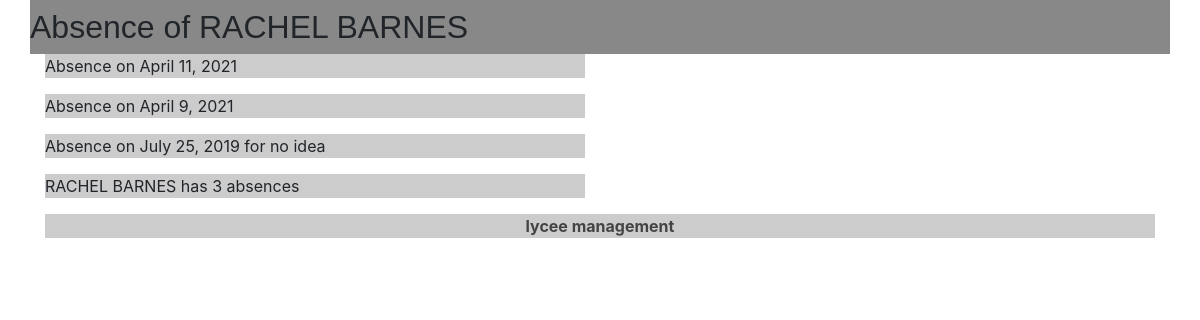
/lycee/callListStudent/482, run on the app's committed database.
### lycee/models.py (models this page shows, shortened)
class Student(models.Model):
  first_name = models.CharField(
    max_length=50,
    blank=False,
    null=False
  )
  birth_date = models.DateField(
    verbose_name='date of birth',
    blank=False,
    null=False
  )
  last_name = models.CharField(
    verbose_name="lastname",
    help_text="last name of the student",
    blank=False, # pas de champ vide
    null=False, # pas de champ null (a conjuguer avec default
    default="???",
    max_length=255, # taille maximale du champ
  )
  phone = models.CharField(
    verbose_name="phonenumber",
    help_text="phone number of the student",
    blank=False, # pas de champ vide
    null=False, # pas de champ null (a conjuguer avec default
    default="0999999999",
    max_length=10, # taille maximale du champ
  )
  email = models.EmailField(
    verbose_name="email",
    help_text="phone number of the student",
    blank=False, # pas de champ vide
    null=False, # pas de champ null (a conjuguer avec default
    default="x@y.z",
    max_length=255, # taille maximale du champ
  )
  comments = models.CharField(
    verbose_name="comments",
    help_text="some comments about the student",
    blank=True,
    null=False, # pas de champ null (a conjuguer avec default
    default="",
    max_length=255, # taille maximale du champ
  )
  cursus = models.ForeignKey(
    Cursus,
    on_delete=models.CASCADE, # necessaire selon la version de Django
    null=True
  )

class Absence(models.Model):
  reason = models.CharField(
    max_length = 50,
    blank = False,
    null = True
  )
  isMissing = models.BooleanField(
    blank = False,
    null = True
  )
  date = models.DateField(
    blank = False,
    default = "AAAA-MM-DD",
    null = False
  )
  student = models.ForeignKey(
    Student,
    on_delete = models.CASCADE,
    null = True
  )
  cursus = models.ForeignKey(
    Cursus,
    on_delete = models.CASCADE,
    null = True
  )

### lycee/views.py (the view)
# urls.py: path('lycee/callListStudent/<int:student_id>', views.callListStudent, name='call_list_student'),
def callListStudent(request, student_id):
  callList = Absence.objects.filter(student = student_id).filter(isMissing = True)
  student = Student.objects.get(id=student_id)
  count = Absence.objects.filter(student = student_id).filter(isMissing = True).count()
  context = {
    'liste' : callList,
    'student' : student,
    'count' : count
  }
  return render(request, 'lycee/call/callListStudent.html', context)

### lycee/templates/lycee/call/callListStudent.html
{% extends 'master.html' %}
{% load static %}
{% if liste %}
  {% block title %}
    <h2>Absence of {{student.first_name}} {{student.last_name}}</h2>
  {% endblock %}
  {% block content %}
    <div class='container'>
      <div class="row">
        <div class = "col-sm-6">
          {% for absence in liste %}
            {% if absence.reason %}
              <p>Absence on {{absence.date}} for {{absence.reason}}</p>
            {% else %}
              <p>Absence on {{absence.date}}</p>
            {% endif %}
          {% endfor %}
          <p>{{student.first_name}} {{student.last_name}} has {{count}} absences</p>
        </div>
      </div>
    </div>
  {% endblock %}
{% else %}
  <p> Nothing to show</p>
{% endif %}

### lycee/static/lycee/style.css (style rules this page uses)
p { background-color: #CCCCCC }
html { position: relative; min-height: 100%; }

### data on the page
Student: first_name "RACHEL", last_name "BARNES"
Absence: date "April 11, 2021"
Absence: date "April 9, 2021"
Absence: date "July 25, 2019", reason "no idea"

### other printed values
{{ count }} "3"
